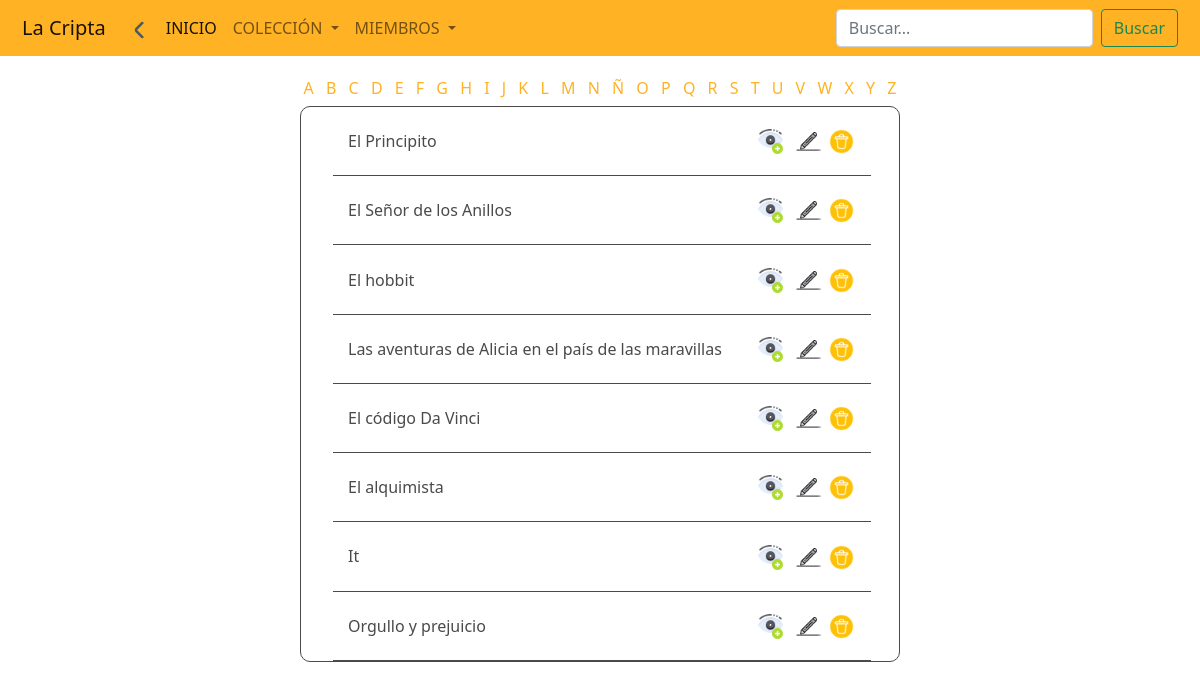
The page /colección/ on the database its author committed.
### colección/models.py (models this page shows)
class Colección(models.Model):
    titulo = models.CharField(max_length=100, blank=False, null=False)
    autor = models.CharField(max_length=100, blank=False, null=False)
    fecha_de_publicacion = models.DateField(blank=True, null=True)
    editorial = models.CharField(max_length=100, blank=True, null=True)
    resumen = models.TextField(max_length=1000, blank=True, null=True)
    GENERO_CHOICES = (
    ('Ciencia Ficción', 'Ciencia Ficción'),
    ('Romance', 'Romance'),
    ('Misterio', 'Misterio'),
    ('Fantasía', 'Fantasía'),
    ('Aventura', 'Aventura'),
    ('Drama', 'Drama'),
    ('Terror', 'Terror'),
    ('Biografía', 'Biografía'),
    ('Autoayuda', 'Autoayuda'),
    ('Histórico', 'Histórico'),
    ('Infantil', 'Infantil'),
    )
    genero = models.CharField(max_length=200, choices=GENERO_CHOICES, blank=False, null=False)
    portada = models.ImageField(upload_to='portadas/', blank=True, null=True)
    IDIOMA_CHOICES = (
    ('Español', 'Español'),
    ('Ingles', 'Ingles'),
    ('Italiano', 'Misterio'),
    ('Braille', 'Braille'),
    ('Latín', 'Latín'),
    ('Alemán', 'Alemán'),
    ('Francés', 'Francés'),
    ('Portugués', 'Portugués'),
    ('Chino', 'Chino'),
    ('Japonés', 'Japonés'),
    ('Ruso', 'Ruso'),
    ('Árabe', 'Árabe'),
    )
    idioma = models.CharField(max_length=100,choices= IDIOMA_CHOICES, blank=False, null=False)
    numero_de_paginas = models.PositiveIntegerField(blank=True, null=True)
    disponible = models.BooleanField(default=True)
    fecha_de_entrada = models.DateField(default = timezone.now)
    def __str__(self):
        return self.titulo

### colección/views.py (called while the page is built)
def listar(request, letra = None):
    if letra != None:
        colección = Colección.objects.filter(titulo__istartswith = letra)
    else:
        colección = Colección.objects.filter(titulo__contains = request.GET.get('search', ''))
    contexto = {
        'colección' : colección
    }
    return render(request, 'colección/view.html', contexto)

### colección/templates/colección/view.html (shortened to what this page needs)
{% extends "layout/base.html" %}
{% block 'content' %}
{% load static %}
    {% include "colección/partials/by_initial.html" %}
    <ul class='list'>
        {% for libro in colección %}
            <li>{{libro}}
                <span>
                    <a href="{% url "colección:detallar" id=libro.id%}" class='btn btn-ops-v'>
                        <img src="{% static 'img/ver.png' %}" width=25px height=25px alt="Ver">
                    </a>
                    <a href="{% url "colección:editar" id=libro.id %}" class='btn btn-ops'>
                        <img src="{% static 'img/editar(2).png' %}" width=25px  alt="Editar">
                    </a>
                    <a href="{% url "colección:borrar" id=libro.id %}" class='btn btn-ops'>
                        <img src="{% static 'img/eliminar-simbolo.png' %}" width=25px  alt="Borrar">
                    </a>
                </span>
            </li>
        {% endfor %}
    </ul>
{% endblock 'content' %}

### static/css/style.css (style rules this page uses)
:root { --color-text: #4b4a4a; }
* { margin: 0; padding: 0; color: var(--color-text); }
.list { display: flex; flex-direction: column; border: 1px solid var(--color-text); border-radius: 10px; width: 50%; list-style-type: none; }
.list li { padding: 15px; width: 95%; border-bottom: 1px solid var(--color-text); display: flex; justify-content: space-between; align-items: center; }
.btn { text-align: center; text-decoration: none; }
.btn-ops { padding: 1px; }
.btn-ops-v { padding: 5px; }

### rows shown on the page
Colección: titulo "El Principito"
Colección: titulo "El Señor de los Anillos"
Colección: titulo "El hobbit"
Colección: titulo "Las aventuras de Alicia en el país de las maravillas"
Colección: titulo "El código Da Vinci"
Colección: titulo "El alquimista"
Colección: titulo "It"
Colección: titulo "Orgullo y prejuicio"
